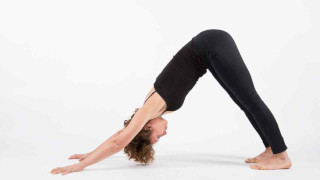
#> input picture data/yoga_dataset/YogaPoses/Downdog/00000000.jpg, 320 x 180 px, found by its file name; its folder holds only this picture in this run
$ python train_random_forest_classical_ml.py
#> lines starting #> are read from the running program, lines starting #| are printed output that depends on the picture

#No AI was used to generate this code, authored by Hadil Ghazal 6/9/26
"""
Random Forest Classical ML Model: will be traiing a classical machine learning model for comparison
against the Naive Baseline and Deep Learning model
steps include: loading pose images, resizing them, flattening pixel values into the feature vectors,
training random forest classifier, saving results for comparison

"""

import os
import pickle
import numpy as np

from PIL import Image

from sklearn.ensemble import RandomForestClassifier
from sklearn.model_selection import train_test_split
from sklearn.metrics import accuracy_score


# -------------------------
# Configuration
# -------------------------

DATA_DIR = "data/yoga_dataset/YogaPoses"

IMAGE_SIZE = (64, 64)

MODEL_SAVE_PATH = "models/random_forest_classical_ml.pkl"

RANDOM_STATE = 42


#-----------------------
#### Load Images
# -------------------------


X = [] #feature matrix here


y = [] #labels

# Class folders
classes = ["Downdog", "Plank"]

for label_index, class_name in enumerate(classes):

    class_folder = os.path.join(
        DATA_DIR,
        class_name
    )

    for filename in os.listdir(class_folder):

        image_path = os.path.join(
            class_folder,
            filename
        )

        try:

            image = Image.open(image_path)
#> image is the input picture: PIL image 320x180 RGB; mean R, G, B 219.1, 215.8, 215.1

            image = image.convert("RGB")

            image = image.resize(
                IMAGE_SIZE
            )
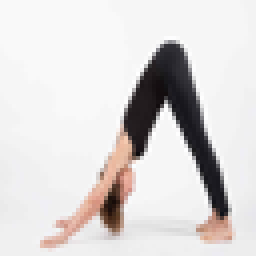
#> image: PIL image 64x64 RGB (shown 4 times larger); mean R, G, B 219.1, 215.8, 215.1

            image_array = np.array(
                image
            )


            image_features = image_array.flatten() #flattening the image into a 1D vector
#> image_features = 12288 values, max 255 at index 3558, min 9 at index 9686, mean 216.6

            X.append(image_features)

            y.append(label_index)

        except Exception:

            continue
#> pass 2 of the loop `for label_index, class_name in enumerate(classes):`:
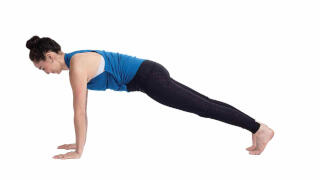
#> input picture data/yoga_dataset/YogaPoses/Plank/00000000.jpg, 320 x 180 px, found by its file name
#> image is the input picture: PIL image 320x180 RGB; mean R, G, B 231.1, 230.5, 231.8
#> `image = image.resize( IMAGE_SIZE )`:
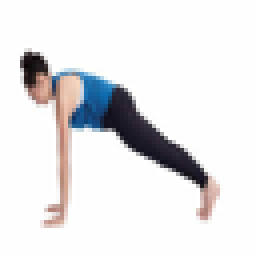
#> image: PIL image 64x64 RGB (shown 4 times larger); mean R, G, B 231, 230.3, 231.7
#> image_features = 12288 values, max 255 at index 2131, min 3 at index 3091, mean 231


X = np.array(X) #Conversion to numpy arrays
y = np.array(y)

print("Images Loaded:", len(X))
#| Images Loaded: 2


# -------------------------
# Train And Test split
#---------------------

#> (the run stopped early here; a loop or call above may not have finished)
